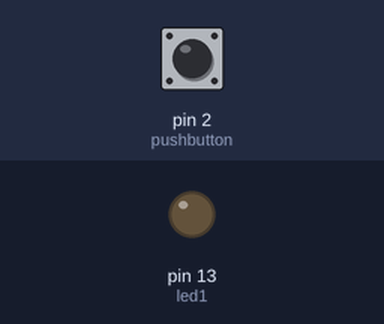
This sketch was run on a simulated Arduino Uno, built with avr-gcc and run on an emulated ATmega328P. Shown: output pins drawn as LEDs (lit = HIGH). The test bench sets the inputs (shaded band); at power-on: pin 2 (pushbutton) LOW.

Above: at 1.2 s.
1.3 s: pin 2 (pushbutton) pulled HIGH for 0.15 s
At 1.37 s:
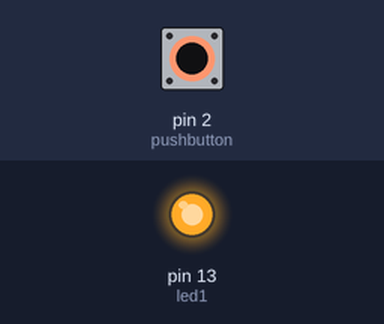
2.9 s: pin 2 (pushbutton) pulled HIGH for 3.2 s
At 6.5 s:
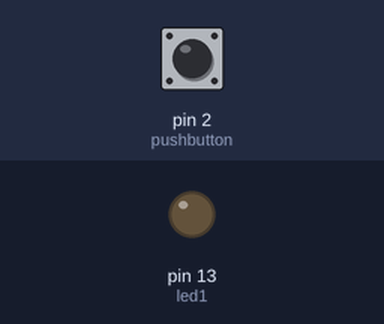
Timing chart, 0 to 8.0 s (numbered marks = the images above; inputs shaded):
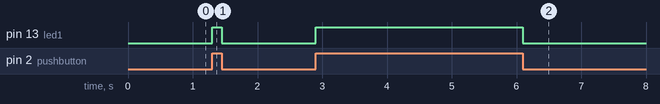

The sketch:

Led_on_off_PushButton_1.ino
```cpp
int led1=13;
int pushbutton = 2;
int PushData = 0;
void setup()
{
 pinMode(led1,OUTPUT);
 pinMode(pushbutton,INPUT);
 digitalWrite(led1,LOW);
}

void loop()
{
  PushData = digitalRead(pushbutton);
  if(PushData == HIGH) //HIGH->ON->1
  {
    digitalWrite(led1,HIGH);
  }
  else
  {
    digitalWrite(led1,LOW);
  }
}
```

Measured:
- after the input at 1.3 s, pin 13 (led1): LOW → HIGH at once, → LOW 0.15 s later
- after the input at 2.9 s, pin 13 (led1): LOW → HIGH at once, → LOW 3.2 s later
